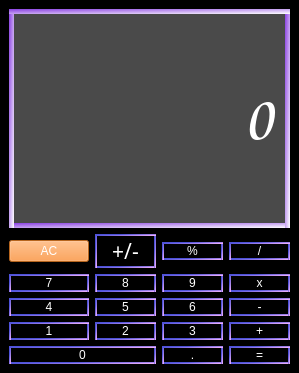
<?xml version="1.0" encoding="UTF-8"?>
<ui version="4.0">
 <class>MainWindow</class>
 <widget class="QMainWindow" name="MainWindow">
  <property name="geometry">
   <rect>
    <x>0</x>
    <y>0</y>
    <width>299</width>
    <height>373</height>
   </rect>
  </property>
  <property name="windowTitle">
   <string>MainWindow</string>
  </property>
  <property name="styleSheet">
   <string notr="true">background-color: rgb(0, 0, 0);</string>
  </property>
  <widget class="QWidget" name="centralwidget">
   <layout class="QGridLayout" name="gridLayout">
    <item row="3" column="1">
     <widget class="QPushButton" name="btn5">
      <property name="styleSheet">
       <string notr="true">color: rgb(255, 255, 255);
border: 2px solid qlineargradient(spread:pad, x1:0.165, y1:0.279, x2:1, y2:1, stop:0.153409 rgba(78, 82, 217, 255), stop:0.926136 rgba(255, 184, 255, 255));
font: 290 16pt &quot;Microsoft YaHei Light&quot;;</string>
      </property>
      <property name="text">
       <string>5</string>
      </property>
     </widget>
    </item>
    <item row="3" column="0">
     <widget class="QPushButton" name="btn4">
      <property name="styleSheet">
       <string notr="true">color: rgb(255, 255, 255);
border: 2px solid qlineargradient(spread:pad, x1:0.165, y1:0.279, x2:1, y2:1, stop:0.153409 rgba(78, 82, 217, 255), stop:0.926136 rgba(255, 184, 255, 255));
font: 290 16pt &quot;Microsoft YaHei Light&quot;;</string>
      </property>
      <property name="text">
       <string>4</string>
      </property>
     </widget>
    </item>
    <item row="1" column="1">
     <widget class="QPushButton" name="pushButton_2">
      <property name="font">
       <font>
        <family>Microsoft YaHei Light</family>
        <pointsize>16</pointsize>
        <italic>false</italic>
        <bold>false</bold>
        <strikeout>false</strikeout>
       </font>
      </property>
      <property name="styleSheet">
       <string notr="true">color: rgb(255, 255, 255);
border: 2px solid qlineargradient(spread:pad, x1:0.165, y1:0.279, x2:1, y2:1, stop:0.153409 rgba(78, 82, 217, 255), stop:0.926136 rgba(255, 184, 255, 255));
font: 290 16pt &quot;Microsoft YaHei Light&quot;;</string>
      </property>
      <property name="text">
       <string>+/-</string>
      </property>
     </widget>
    </item>
    <item row="2" column="2">
     <widget class="QPushButton" name="btn9">
      <property name="styleSheet">
       <string notr="true">color: rgb(255, 255, 255);
border: 2px solid qlineargradient(spread:pad, x1:0.165, y1:0.279, x2:1, y2:1, stop:0.153409 rgba(78, 82, 217, 255), stop:0.926136 rgba(255, 184, 255, 255));
font: 290 16pt &quot;Microsoft YaHei Light&quot;;</string>
      </property>
      <property name="text">
       <string>9</string>
      </property>
     </widget>
    </item>
    <item row="3" column="3">
     <widget class="QPushButton" name="btnMenos">
      <property name="styleSheet">
       <string notr="true">color: rgb(255, 255, 255);
border: 2px solid qlineargradient(spread:pad, x1:0.165, y1:0.279, x2:1, y2:1, stop:0.153409 rgba(78, 82, 217, 255), stop:0.926136 rgba(255, 184, 255, 255));
font: 290 16pt &quot;Microsoft YaHei Light&quot;;</string>
      </property>
      <property name="text">
       <string>-</string>
      </property>
     </widget>
    </item>
    <item row="3" column="2">
     <widget class="QPushButton" name="btn6">
      <property name="styleSheet">
       <string notr="true">color: rgb(255, 255, 255);
border: 2px solid qlineargradient(spread:pad, x1:0.165, y1:0.279, x2:1, y2:1, stop:0.153409 rgba(78, 82, 217, 255), stop:0.926136 rgba(255, 184, 255, 255));
font: 290 16pt &quot;Microsoft YaHei Light&quot;;</string>
      </property>
      <property name="text">
       <string>6</string>
      </property>
     </widget>
    </item>
    <item row="1" column="2">
     <widget class="QPushButton" name="pushButton_3">
      <property name="styleSheet">
       <string notr="true">color: rgb(255, 255, 255);
border: 2px solid qlineargradient(spread:pad, x1:0.165, y1:0.279, x2:1, y2:1, stop:0.153409 rgba(78, 82, 217, 255), stop:0.926136 rgba(255, 184, 255, 255));
font: 290 16pt &quot;Microsoft YaHei Light&quot;;</string>
      </property>
      <property name="text">
       <string>%</string>
      </property>
     </widget>
    </item>
    <item row="5" column="0">
     <widget class="QPushButton" name="btn1">
      <property name="styleSheet">
       <string notr="true">color: rgb(255, 255, 255);
border: 2px solid qlineargradient(spread:pad, x1:0.165, y1:0.279, x2:1, y2:1, stop:0.153409 rgba(78, 82, 217, 255), stop:0.926136 rgba(255, 184, 255, 255));
font: 290 16pt &quot;Microsoft YaHei Light&quot;;</string>
      </property>
      <property name="text">
       <string>1</string>
      </property>
     </widget>
    </item>
    <item row="6" column="3">
     <widget class="QPushButton" name="btnIgual">
      <property name="styleSheet">
       <string notr="true">color: rgb(255, 255, 255);
border: 2px solid qlineargradient(spread:pad, x1:0.165, y1:0.279, x2:1, y2:1, stop:0.153409 rgba(78, 82, 217, 255), stop:0.926136 rgba(255, 184, 255, 255));
font: 290 16pt &quot;Microsoft YaHei Light&quot;;</string>
      </property>
      <property name="text">
       <string>=</string>
      </property>
     </widget>
    </item>
    <item row="1" column="0">
     <widget class="QPushButton" name="btnAC">
      <property name="styleSheet">
       <string notr="true">color: rgb(255, 255, 255);
background-color: rgb(255, 141, 42);
font: 290 16pt &quot;Microsoft YaHei Light&quot;;</string>
      </property>
      <property name="text">
       <string>AC</string>
      </property>
     </widget>
    </item>
    <item row="5" column="3">
     <widget class="QPushButton" name="btnMas">
      <property name="styleSheet">
       <string notr="true">color: rgb(255, 255, 255);
border: 2px solid qlineargradient(spread:pad, x1:0.165, y1:0.279, x2:1, y2:1, stop:0.153409 rgba(78, 82, 217, 255), stop:0.926136 rgba(255, 184, 255, 255));
font: 290 16pt &quot;Microsoft YaHei Light&quot;;</string>
      </property>
      <property name="text">
       <string>+</string>
      </property>
     </widget>
    </item>
    <item row="5" column="2">
     <widget class="QPushButton" name="btn3">
      <property name="styleSheet">
       <string notr="true">color: rgb(255, 255, 255);
border: 2px solid qlineargradient(spread:pad, x1:0.165, y1:0.279, x2:1, y2:1, stop:0.153409 rgba(78, 82, 217, 255), stop:0.926136 rgba(255, 184, 255, 255));
font: 290 16pt &quot;Microsoft YaHei Light&quot;;</string>
      </property>
      <property name="text">
       <string>3</string>
      </property>
     </widget>
    </item>
    <item row="0" column="0" colspan="4">
     <widget class="QLabel" name="etiqueta">
      <property name="font">
       <font>
        <family>Comic Sans MS</family>
        <pointsize>48</pointsize>
        <bold>true</bold>
       </font>
      </property>
      <property name="layoutDirection">
       <enum>Qt::LeftToRight</enum>
      </property>
      <property name="styleSheet">
       <string notr="true">color: rgb(255, 255, 255);
border: 5px solid qlineargradient(spread:pad, x1:0, y1:0, x2:1, y2:1, stop:0 rgba(139, 66, 226, 255), stop:1 rgba(255, 255, 255, 255));
background-color: rgb(74, 74, 74);
</string>
      </property>
      <property name="frameShape">
       <enum>QFrame::WinPanel</enum>
      </property>
      <property name="frameShadow">
       <enum>QFrame::Plain</enum>
      </property>
      <property name="text">
       <string>0</string>
      </property>
      <property name="alignment">
       <set>Qt::AlignRight|Qt::AlignTrailing|Qt::AlignVCenter</set>
      </property>
     </widget>
    </item>
    <item row="6" column="2">
     <widget class="QPushButton" name="btnPunto">
      <property name="styleSheet">
       <string notr="true">color: rgb(255, 255, 255);
border: 2px solid qlineargradient(spread:pad, x1:0.165, y1:0.279, x2:1, y2:1, stop:0.153409 rgba(78, 82, 217, 255), stop:0.926136 rgba(255, 184, 255, 255));
font: 290 16pt &quot;Microsoft YaHei Light&quot;;</string>
      </property>
      <property name="text">
       <string>.</string>
      </property>
     </widget>
    </item>
    <item row="1" column="3">
     <widget class="QPushButton" name="btnDivi">
      <property name="styleSheet">
       <string notr="true">color: rgb(255, 255, 255);
border: 2px solid qlineargradient(spread:pad, x1:0.165, y1:0.279, x2:1, y2:1, stop:0.153409 rgba(78, 82, 217, 255), stop:0.926136 rgba(255, 184, 255, 255));
font: 290 16pt &quot;Microsoft YaHei Light&quot;;</string>
      </property>
      <property name="text">
       <string>/</string>
      </property>
     </widget>
    </item>
    <item row="2" column="0">
     <widget class="QPushButton" name="btn7">
      <property name="styleSheet">
       <string notr="true">color: rgb(255, 255, 255);
border: 2px solid qlineargradient(spread:pad, x1:0.165, y1:0.279, x2:1, y2:1, stop:0.153409 rgba(78, 82, 217, 255), stop:0.926136 rgba(255, 184, 255, 255));
font: 290 16pt &quot;Microsoft YaHei Light&quot;;</string>
      </property>
      <property name="text">
       <string>7</string>
      </property>
     </widget>
    </item>
    <item row="2" column="1">
     <widget class="QPushButton" name="btn8">
      <property name="styleSheet">
       <string notr="true">color: rgb(255, 255, 255);
border: 2px solid qlineargradient(spread:pad, x1:0.165, y1:0.279, x2:1, y2:1, stop:0.153409 rgba(78, 82, 217, 255), stop:0.926136 rgba(255, 184, 255, 255));
font: 290 16pt &quot;Microsoft YaHei Light&quot;;</string>
      </property>
      <property name="text">
       <string>8</string>
      </property>
     </widget>
    </item>
    <item row="2" column="3">
     <widget class="QPushButton" name="btnPor">
      <property name="styleSheet">
       <string notr="true">color: rgb(255, 255, 255);
border: 2px solid qlineargradient(spread:pad, x1:0.165, y1:0.279, x2:1, y2:1, stop:0.153409 rgba(78, 82, 217, 255), stop:0.926136 rgba(255, 184, 255, 255));
font: 290 16pt &quot;Microsoft YaHei Light&quot;;</string>
      </property>
      <property name="text">
       <string>x</string>
      </property>
     </widget>
    </item>
    <item row="5" column="1">
     <widget class="QPushButton" name="btn2">
      <property name="styleSheet">
       <string notr="true">color: rgb(255, 255, 255);
border: 2px solid qlineargradient(spread:pad, x1:0.165, y1:0.279, x2:1, y2:1, stop:0.153409 rgba(78, 82, 217, 255), stop:0.926136 rgba(255, 184, 255, 255));
font: 290 16pt &quot;Microsoft YaHei Light&quot;;</string>
      </property>
      <property name="text">
       <string>2</string>
      </property>
     </widget>
    </item>
    <item row="6" column="0" colspan="2">
     <widget class="QPushButton" name="btn0">
      <property name="styleSheet">
       <string notr="true">color: rgb(255, 255, 255);
border: 2px solid qlineargradient(spread:pad, x1:0.165, y1:0.279, x2:1, y2:1, stop:0.153409 rgba(78, 82, 217, 255), stop:0.926136 rgba(255, 184, 255, 255));
font: 290 16pt &quot;Microsoft YaHei Light&quot;;</string>
      </property>
      <property name="text">
       <string>0</string>
      </property>
     </widget>
    </item>
   </layout>
  </widget>
 </widget>
 <resources/>
 <connections/>
</ui>
